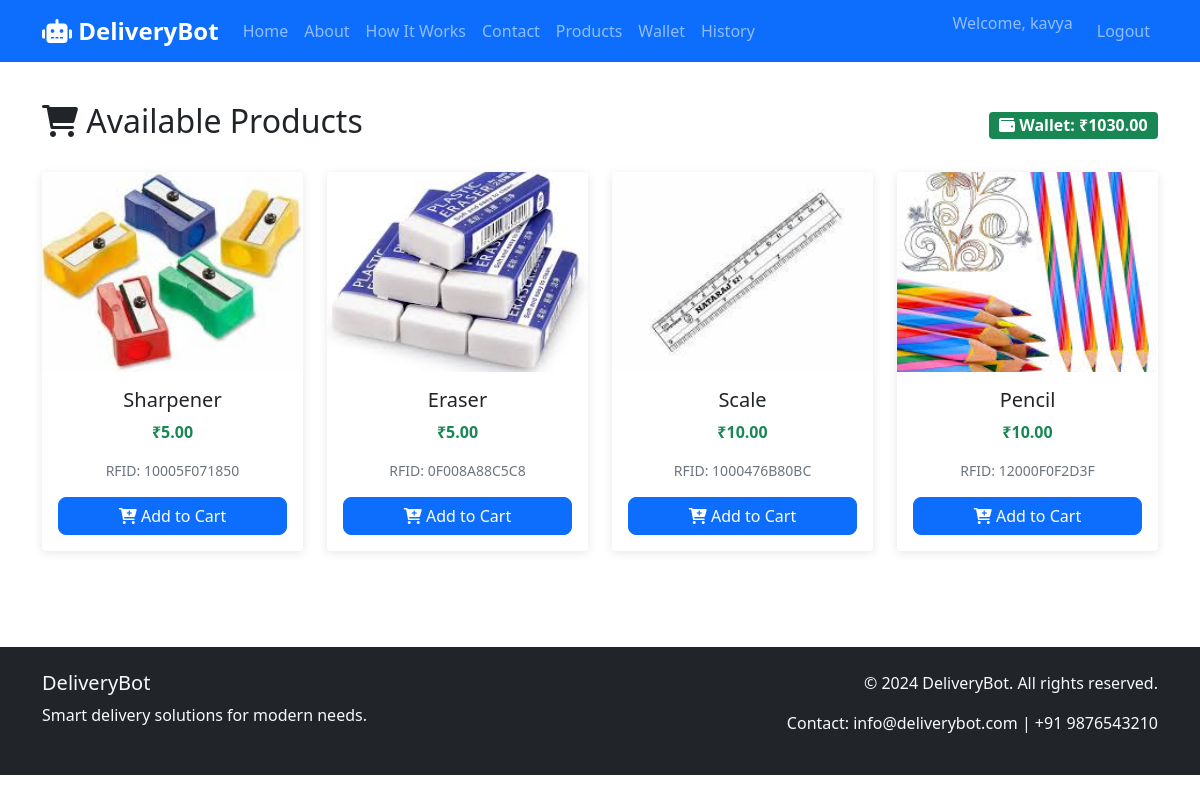
The app's page /dashboard (signed in) with its own data.
### tables this page shows
CREATE TABLE users (
            id INTEGER PRIMARY KEY AUTOINCREMENT,
            username TEXT UNIQUE NOT NULL,
            email TEXT UNIQUE NOT NULL,
            password TEXT NOT NULL,
            wallet_balance REAL DEFAULT 0.0
        );

CREATE TABLE products (
            id INTEGER PRIMARY KEY AUTOINCREMENT,
            name TEXT NOT NULL,
            rfid_number TEXT UNIQUE NOT NULL,
            price REAL NOT NULL,
            image_path TEXT NOT NULL
        );

### app.py (the view)
@app.route('/dashboard')
def dashboard():
    if 'user_id' not in session:
        return redirect(url_for('login'))
    conn = get_db_connection()
    products = conn.execute('SELECT * FROM products').fetchall()
    user = conn.execute(
        'SELECT wallet_balance FROM users WHERE id = ?', (session['user_id'],)
    ).fetchone()
    cart_count = conn.execute(
        'SELECT COUNT(*) FROM cart WHERE user_id = ? AND is_verified = FALSE',
        (session['user_id'],)
    ).fetchone()[0]
    conn.commit()
    conn.close()
    return render_template('dashboard.html',
                         products=products,
                         user=user,
                         cart_count=cart_count)

### database.py (called while the page is built)
def get_db_connection():
    conn = sqlite3.connect('delivery_robot.db')
    conn.row_factory = sqlite3.Row
    return conn

### templates/dashboard.html (shortened to what this page needs)
{% extends "base.html" %}
{% block content %}
<div class="container py-4">
    <div class="row">
        <div class="col-12">
            <div class="d-flex justify-content-between align-items-center mb-4">
                <h2><i class="fas fa-shopping-cart"></i> Available Products</h2>
                <div class="d-flex align-items-center">
                    <div class="wallet-info">
                        <span class="badge bg-success fs-6">
                            <i class="fas fa-wallet"></i> Wallet: ₹{{ "%.2f"|format(user.wallet_balance) }}
                        </span>
                    </div>
                </div>
            </div>
        </div>
    </div>
    <div class="row">
        {% for product in products %}
        <div class="col-lg-3 col-md-6 mb-4">
            <div class="card product-card h-100">
                <img src="{{ url_for('static', filename='images/' + product.image_path) }}"
                     class="card-img-top" alt="{{ product.name }}"
                     onerror="this.src='https://via.placeholder.com/300x200?text={{ product.name }}'">
                <div class="card-body text-center">
                    <h5 class="card-title">{{ product.name }}</h5>
                    <p class="card-text text-success fw-bold">₹{{ "%.2f"|format(product.price) }}</p>
                    <p class="card-text text-muted small">RFID: {{ product.rfid_number }}</p>
                    <a href="{{ url_for('add_to_cart', product_id=product.id) }}"
                       class="btn btn-primary w-100">
                       <i class="fas fa-cart-plus"></i> Add to Cart
                    </a>
                </div>
            </div>
        </div>
        {% endfor %}
    </div>
</div>
{% endblock %}

### templates/base.html (shortened to what this page needs)
<!DOCTYPE html>
<html lang="en">
<head>
    <link href="https://cdn.jsdelivr.net/npm/bootstrap@5.1.3/dist/css/bootstrap.min.css" rel="stylesheet">
    <link href="https://cdnjs.cloudflare.com/ajax/libs/font-awesome/6.0.0/css/all.min.css" rel="stylesheet">
    <link href="{{ url_for('static', filename='css/style.css') }}" rel="stylesheet">
</head>
<body>
    <nav class="navbar navbar-expand-lg navbar-dark bg-primary">
        <div class="container">
            <a class="navbar-brand" href="{{ url_for('index') }}">
                <i class="fas fa-robot"></i> DeliveryBot
            </a>
            <div class="collapse navbar-collapse" id="navbarNav">
                <ul class="navbar-nav me-auto">
                    <li class="nav-item">
                        <a class="nav-link" href="{{ url_for('index') }}">Home</a>
                    </li>
                    <li class="nav-item">
                        <a class="nav-link" href="#about">About</a>
                    </li>
                    <li class="nav-item">
                        <a class="nav-link" href="#how-it-works">How It Works</a>
                    </li>
                    <li class="nav-item">
                        <a class="nav-link" href="#contact">Contact</a>
                    </li>
                    {% if session.user_id %}
                    <li class="nav-item">
                        <a class="nav-link" href="{{ url_for('dashboard') }}">Products</a>
                    </li>
                    <li class="nav-item">
                        <a class="nav-link" href="{{ url_for('wallet') }}">Wallet</a>
                    </li>
                    <li class="nav-item">
                        <a class="nav-link" href="{{ url_for('history') }}">History</a>
                    </li>
                    {% endif %}
                </ul>
                <ul class="navbar-nav">
                    {% if session.user_id %}
                    <li class="nav-item">
                        <span class="navbar-text me-3">
                            Welcome, {{ session.username }}
                        </span>
                    </li>
                    <li class="nav-item">
                        <a class="nav-link" href="{{ url_for('logout') }}">Logout</a>
                    </li>
                    {% endif %}
                </ul>
            </div>
        </div>
    </nav>
    <main>
        {% block content %}{% endblock %}
    </main>
    <footer class="bg-dark text-light py-4 mt-5">
        <div class="container">
            <div class="row">
                <div class="col-md-6">
                    <h5>DeliveryBot</h5>
                    <p>Smart delivery solutions for modern needs.</p>
                </div>
                <div class="col-md-6 text-md-end">
                    <p>&copy; 2024 DeliveryBot. All rights reserved.</p>
                    <p>Contact: info@deliverybot.com | +91 9876543210</p>
                </div>
            </div>
        </div>
    </footer>
</body>
</html>

### static/css/style.css (style rules this page uses)
.product-card { transition: transform 0.3s ease, box-shadow 0.3s ease; border: none; box-shadow: 0 2px 10px rgba(0,0,0,0.1); }
.product-card img { height: 200px; object-fit: cover; }
.navbar-brand { font-weight: bold; font-size: 1.5rem; }
.btn { border-radius: 8px; }
.fa-robot { animation: float 3s ease-in-out infinite; }

### records on screen
users: username "kavya", wallet_balance "1030.00"
products: image_path (picture), name "Sharpener", price "5.00", rfid_number "10005F071850"
products: image_path (picture), name "Eraser", price "5.00", rfid_number "0F008A88C5C8"
products: image_path (picture), name "Scale", price "10.00", rfid_number "1000476B80BC"
products: image_path (picture), name "Pencil", price "10.00", rfid_number "12000F0F2D3F"
